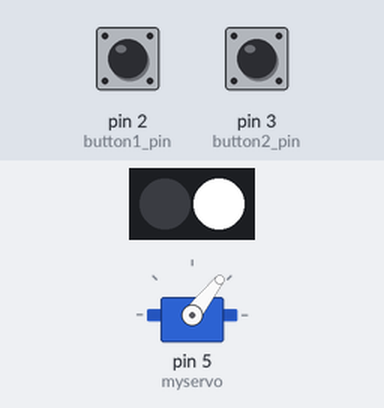
Recording of a sketch running on a simulated Arduino Uno, built with avr-gcc and run on an emulated ATmega328P. On the bench: servo, 2 RGB LEDs in strip order, left to right. The inputs (shaded band) are chosen by the test bench; at power-on: pin 3 (button2_pin) LOW, pin 2 (button1_pin) LOW. Random numbers use the default seed unless the sketch sets one.

Above: at 2.8 s.
2.9 s: pin 3 (button2_pin) pulled HIGH for 0.15 s
At 3.6 s:
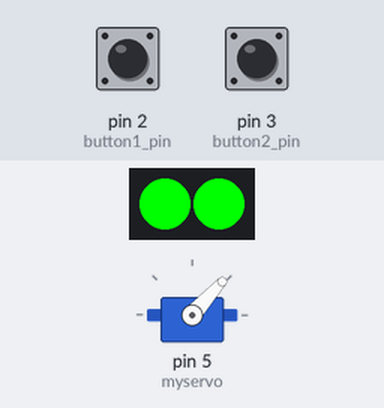
6.0 s: pin 2 (button1_pin) pulled HIGH for 1 s
At 8.0 s:
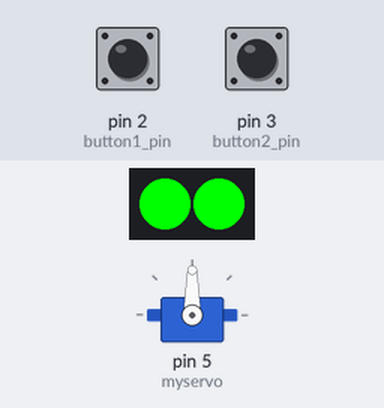
10.0 s: pin 3 (button2_pin) pulsed HIGH 5 times (0.12 s each, 0.3 s apart)
At 12.4 s:
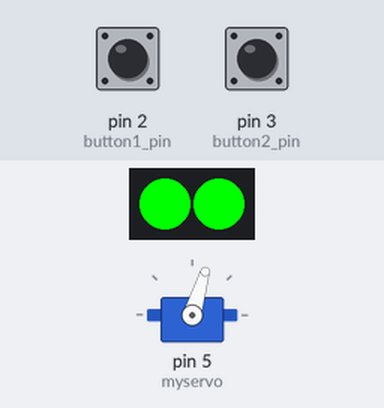
17.5 s: pin 3 (button2_pin) pulled HIGH for 3.2 s
At 20.9 s:
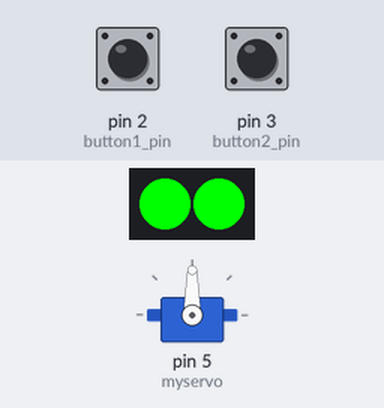
Timing chart, 0 to 37.7 s (numbered marks = the images above; inputs shaded):
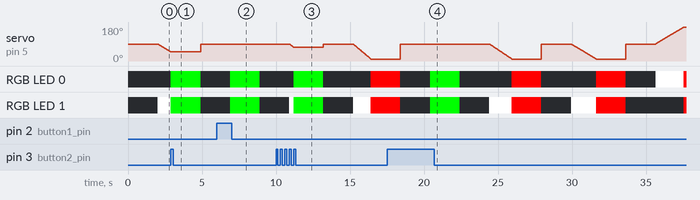

The sketch:

9_wipe_out_solution.ino
```cpp
// Solution code of the Wipe Out game assignment

// ---------------------------------------------- Libraries

#include <FastLED.h>
#include <Servo.h>

// ---------------------------------------------- Variables

// Connections of the ChainableLED
#define CLOCK_PIN 7
#define DATA_PIN 8

// How many leds
#define NUM_LEDS 2

// An array to hold the led data
CRGB leds[NUM_LEDS];

// Create servo object en helper variables
Servo myservo;
int pos; // stores position
int pos_min = 10;   // servo minimum and maximum angle limit,
int pos_max = 180;  // to avoid shaking motor when over-extending = bad for servo!

// Make it possible to track the passing of time
unsigned long start_timer_duration = 2000; // start delay
unsigned long start_timer_mark = 0;
unsigned long round_timer_duration = 2000; // round end delay
unsigned long round_timer_mark = 0;
unsigned long wipe_timer_duration = 20; // wiper step interval
unsigned long wipe_timer_mark = 0;

// Variables to track button states
boolean button_success = false;

int button1_pin = 2;
boolean button1_current_state = LOW;
boolean button1_last_state = LOW;

int button2_pin = 3;
boolean button2_current_state = LOW;
boolean button2_last_state = LOW;

// Variable to store game progression
int counter = 0;

// Variable for direction of movement
boolean wipe_dir;

void setup() {

  // Initialize Chainable LED
  FastLED.addLeds<P9813, DATA_PIN, CLOCK_PIN, RGB>(leds, NUM_LEDS);

  // attaches the servo on pin 5 to the servo object
  myservo.attach(5);

  // seed random generator to make it non-repetitive,
  // using A1 because it's unlikely a Grove component is attached to it,
  // noise on the input feeds the seed
  randomSeed(analogRead(A1));

  // set button pins to input
  pinMode(button1_pin, INPUT);
  pinMode(button2_pin, INPUT);

  // initial effects
  resetPos();
  ledsOff();
  setStartTimer();
}

void loop() {
  updateActingMachine();
}

// ---------------------------------------------- Acting Machine cause functions

boolean startTimerExpired() {
  if (millis() > start_timer_mark + start_timer_duration) {
    return true;
  } else {
    return false;
  }
}

boolean roundTimerExpired() {
  if (millis() > round_timer_mark + round_timer_duration) {
    return true;
  } else {
    return false;
  }
}

boolean buttonPressed() {

  // return true if the correct button is pressed, else false

  if (wipe_dir == 1) { // wiping left

    button1_current_state = digitalRead(button1_pin);

    if (button1_current_state == HIGH && button1_last_state == LOW) {
      button_success = true;
    } else {
      button_success = false;
    }
    button1_last_state = button1_current_state;
    return (button_success);

  } else { // wiping right

    button2_current_state = digitalRead(button2_pin);

    if (button2_current_state == HIGH && button2_last_state == LOW) {
      button_success = true;
    } else {
      button_success = false;
    }
    button2_last_state = button2_current_state;
    return (button_success);
  }
}

boolean wipeFinished() {
  // return true if wiper arrived at destination, else false
  if (wipe_dir == 1) {    // wiping left
    if (pos == pos_max) {
      return true;
    } else {
      return false;
    }
  } else {                // wiping right
    if (pos == pos_min) {
      return true;
    } else {
      return false;
    }
  }
}


// ---------------------------------------------- Acting Machine effect functions

void resetPos() {
  // servo to start pos
  pos = 90;
  myservo.write(pos);
}

void ledsOff() {
  // leds off
  leds[0].setRGB(0, 0, 0);
  leds[1].setRGB(0, 0, 0);
  FastLED.show();
}

void setStartTimer() {
  // store current time mark
  start_timer_mark = millis();
}

void setDirection() {
  // choose 0 or 1 randomly
  wipe_dir = random(2);
}

void targetLed() {
  // if counter is even number light right led, else left led
  if (wipe_dir == 1) {
    leds[0].setRGB(255, 255, 255);
  } else {
    leds[1].setRGB(255, 255, 255);
  }
  FastLED.show();
}

void stepWipe() {
  // if direction is 1 wipe left, if 0 wipe right

  if (millis() > wipe_timer_mark + wipe_timer_duration) {
    if (wipe_dir == 1) {
      pos++; // left, increment pos value by 1
    } else {
      pos--; // right, decrement pos value by 1
    }
    pos = constrain(pos, pos_min, pos_max); // constrain new pos within [min, max] servo range
    myservo.write(pos); // move step

    wipe_timer_mark = millis();
  }
}

void ledsGreen() {
  leds[0].setRGB(0, 255, 0);
  leds[1].setRGB(0, 255, 0);
  FastLED.show();
}

void ledsRed() {
  leds[0].setRGB(255, 0, 0);
  leds[1].setRGB(255, 0, 0);
  FastLED.show();
}

void setRoundTimer() {
  // store current time mark
  round_timer_mark = millis();
}

void setWipeTimer() {
  // store current time mark
  wipe_timer_mark = millis();
}

void setWiperSpeed() {
  // speed up wiping by shortening the time between wipe steps
  wipe_timer_duration = map(counter, 0, 9, 20, 1); // wiper step interval in milliseconds
  wipe_timer_duration = max(wipe_timer_duration, 1); // make sure result doesn't go smaller than 1 millisecond
}


// ------------------------------------------ Acting Machine control flow

// Collection of states of the Acting Machine
const int state_idle = 0;
const int state_wipe = 1;
const int state_lose = 2;
const int state_win = 3;

// Remember the current state
int current_state = 0;

void updateActingMachine ()
{
  switch (current_state) {

    // -------------------------------------- State idle
    case state_idle :
      if (startTimerExpired()) {
        setDirection();
        targetLed();
        setWiperSpeed();
        setWipeTimer();
        current_state = state_wipe;
      }
      break;

    // -------------------------------------- State wipe
    case state_wipe :

      stepWipe();

      if (buttonPressed()) {
        ledsGreen();
        setRoundTimer();
        current_state = state_win;
      } else {
        if (wipeFinished()) {
          ledsRed();
          setRoundTimer();
          current_state = state_lose;
        }
      }
      break;

    // -------------------------------------- State win
    case state_win :
      if (roundTimerExpired()) {
        counter++; // increment game rounds counter
        ledsOff();
        resetPos();
        setStartTimer();
        current_state = state_idle;
      }
      break;

    // -------------------------------------- State lose
    case state_lose :
      if (roundTimerExpired()) {
        counter = 0; // reset game rounds counter
        ledsOff();
        resetPos();
        setStartTimer();
        current_state = state_idle;
      }
      break;
  }
} // updateStateMachine
```
